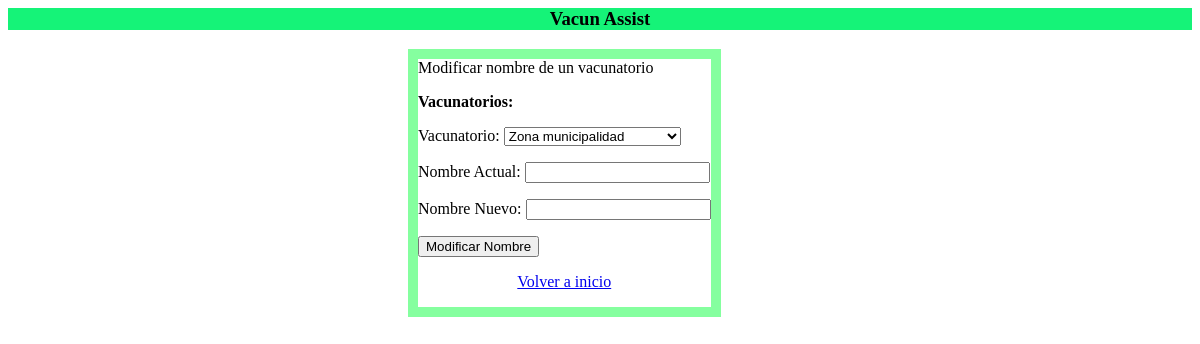
Before: /mod_nombre with the older database file.
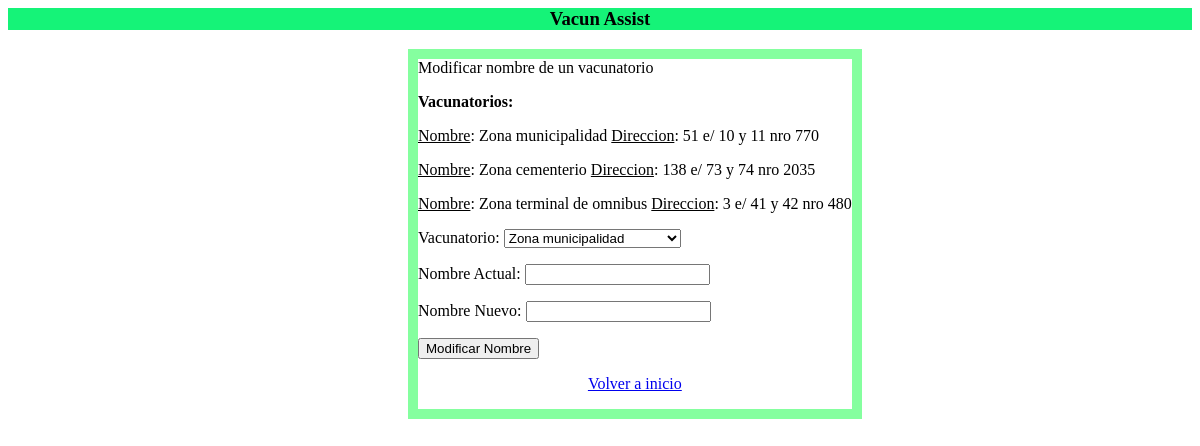
After: the same page with the newer database file.
### api_gestion_usuarios/models.py (models this page shows, shortened)
class Vacunatorio(models.Model):
    nombre=models.CharField(max_length=60)
    direccion=models.CharField(max_length=60)

### api_gestion_usuarios/views.py (the view, shortened to what this page needs)
# urls.py: path('mod_nombre', modificar_nombre_vacunatorio,name='mod_nombre'),
def modificar_nombre_vacunatorio(request):
    vacunatorios_lista=Vacunatorio.objects.filter()
    return render(request, "gestion_admin/modificar_nombre.html", {"vacunatorios":vacunatorios_lista})

### api_gestion_usuarios/templates/gestion_admin/modificar_nombre.html (shortened to what this page needs)
{% extends "gestion_usuarios/base.html" %}
{% block content %}
<html>
    <body >
        <form action="/mod_nombre" method="POST"> {% csrf_token %}
        <span style="float: left; border: solid 10px hsl(133, 100%, 76%); margin-left: 400px;text-align: left">
        Modificar nombre de un vacunatorio
        <p> <b> Vacunatorios: </b></p>
        {% for vacun in vacunatorios %}
            <p> <u>Nombre</u>: {{vacun.nombre}} <u>Direccion</u>: {{vacun.direccion}} </p>
        {% endfor %}
        <p> Vacunatorio:
            <select name="direccion">
                <option value="Zona municipalidad">Zona municipalidad </option>
              </select>
            </p>
        <p>
            Nombre Actual: <input type="text" name="nombre_actual">
        </p>
        <p>
            Nombre Nuevo: <input type="text" name="nombre">
        </p>
        <input type="submit" value="Modificar Nombre">
        <p style="text-align:center">
            <a href="{% url 'inicio_admin' %}">
                Volver a inicio
            </a>
        </p>
    </span>
</form>
    </body>
</html>
{% endblock %}

### api_gestion_usuarios/templates/gestion_usuarios/base.html
<html>
    <head>
        <h3 class="site-heading text-white d-none d-lg-block, font-family: 'Open Sans';
        font-size: 14px;
        color: #ccc;
        line-height: 18px;
        margin-bottom: 20px"
        style="text-align:center; background-color: rgb(21, 243, 120)">
        Vacun Assist
        </h3>
</head>
<body>
    <div style= "text-align: right; margin-right: 100px;">
    {% block content %}
    {% endblock %}
</body>
</html>

Changed rows visible on the page:
added Vacunatorio: nombre "Zona municipalidad", direccion "51 e/ 10 y 11 nro 770"
added Vacunatorio: nombre "Zona cementerio", direccion "138 e/ 73 y 74 nro 2035"
added Vacunatorio: nombre "Zona terminal de omnibus", direccion "3 e/ 41 y 42 nro 480"
